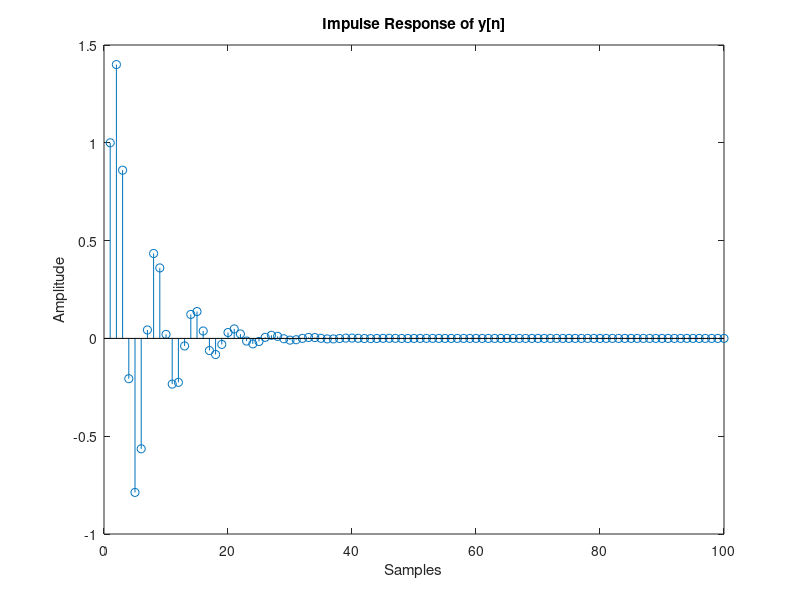
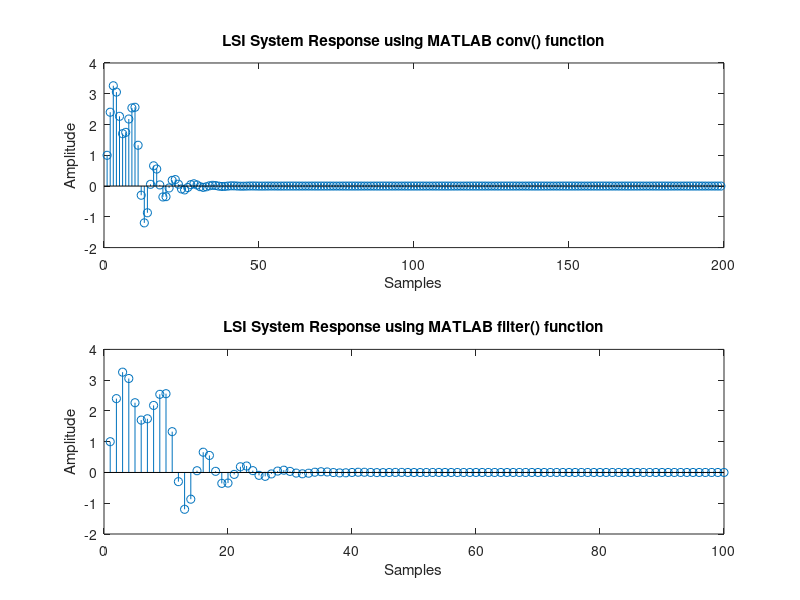
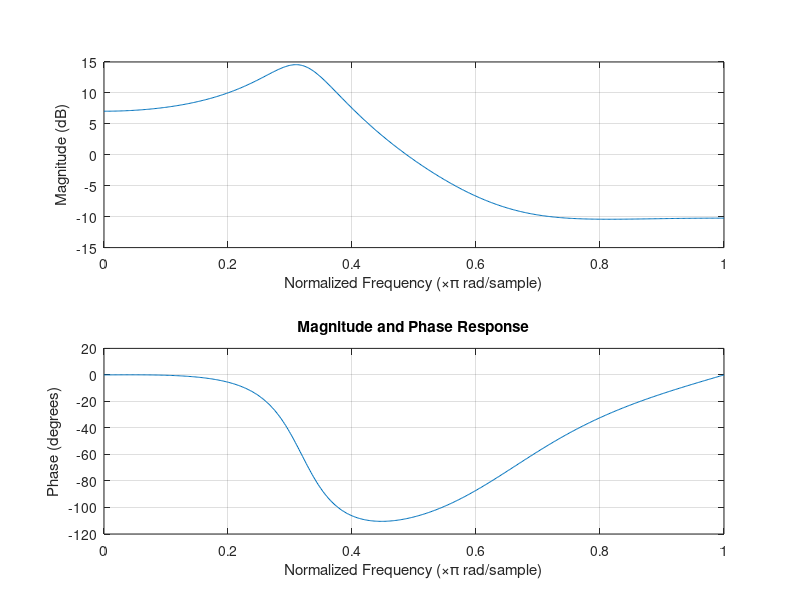
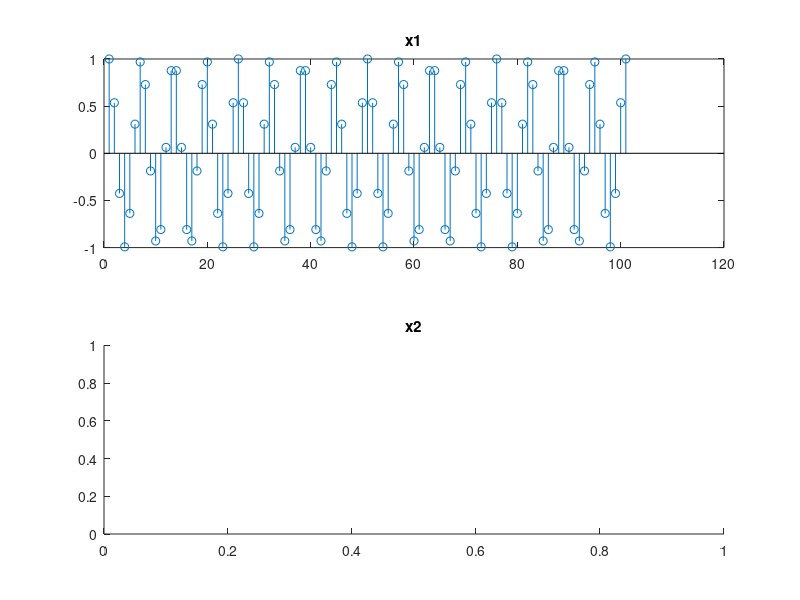

Reproduce these figures in MATLAB, in order.
%% ELEC6410 Project 2
% Answers to Digital Signal Processing Project #2
%% Question 1
% Let $y[n] - 0.9y[n-1] + 0.7y[n-2] = x[n] + 0.5x[n-1] + 0.3x[n-2]$. This
% difference equation can be implemented using the filter command.  Find
% the vectors a and b that represent that difference equation above for the
% filter command.

%%% Solution
% Using the properties of the Z-transform, the difference equation can be
% rearranged to the following:
%
% $$\frac{Y(z)}{X(z)} = \frac{1 + 0.5z^{-1} + 0.3z^{-2}}{1 - 0.9z^{-1} +
% 0.7z^{-2}}$$
%
% Yielding the following two vectors, with vector "a" representing the y coefficients,
% and vector "b" representing the x coefficiencts:
a = [1 -0.9, 0.7];
b = [1, 0.5, 0.3];

%% Question 2
% Calculate $h[n]$ analytically for the difference equation above.  Your
% answer should be a functional expression.  Hint: You may find the
% residuez function useful.  Note that the initial expression may come out
% with complex components.  However, it is possible to simplify it into an
% expression that is real.

%%% Solution

%% Question 3
% Create an impulse (not a pulse!) of length 100.  Recall that systems
% described by linear constant-coefficient difference equations are LSI
% systems (assuming initial rest conditions).  Characterize the LSI system
% above by finding the first 100 points of the impulse response using
% filter, and plot the result with stem.

%%% Solution
% The system was characterized using the filter function to generate an
% impulse response for the system.  The impulse response is plotted in
% Figure 1.
figure(1);
impulse = [1, zeros(1,99)];

impulseResponse = filter(b,a,impulse);

stem(impulseResponse);
title('Impulse Response of y[n]');
xlabel('Samples');ylabel('Amplitude');

%% Question 4
% Examine two ways of implementing an LSI system:
% 
% # Create a pulse of width 10 and zeropadded to a total length of 100.
% # Find the response of the system to this input pulse using conv by
% convolving with the impulse response.
% # Find the response of the system to this input pulse using filter by
% filtering with the difference equation.
% # Explain any differences you observe between these two results.

%%% Solution
% The system's response to a pulse of width 10 was generated using the 
% impulse reponse of the system, characterized in the previous question.
% 
% The filter command was then used to generate a similar response to the
% pulse of width 10.
%
% Both responses are included in Figure 2.  The convolution response ends
% up containing a higher number of samples due to the nature of the
% operating.  Convolving the two samples together, each of length 100, will
% yield a sample with length 199.  The 100 points that the filter response
% generated are identical to the first 100 points of the convolution
% function, just truncated at the 101st sample.
pulse = [ones(1,10),zeros(1,90)];
convolutionResults = conv(pulse,impulseResponse);
filterResults = filter(b,a,pulse);

figure(2);
subplot(2,1,1);
stem(convolutionResults);
title('LSI System Response using MATLAB conv() function');
xlabel('Samples');ylabel('Amplitude');
subplot(2,1,2);
stem(filterResults);
title('LSI System Response using MATLAB filter() function');
xlabel('Samples');ylabel('Amplitude');

%% Question 5
% Examine the frequency response:
%
% # Find an expression for the frequency response of the system described
% by the difference equation given.
% # Use the command freqz to plot the magnitude and phase response of the
% system.
% # Is this system more of a highpass, a lowpass, or a bandpass filter?
% Explain your answer.

figure(3);
freqz(b,a);
title('Magnitude and Phase Response');

%% Question 6
% Examine the reponse to two sine waves:
%
% # Create two signals $x_{1}[n] = \cos(0.32\pi n)$ and $x_{2}[n] =
% \cos(0.8 \pi n)$, both of length 100.
% # Filter each signal separately with the filter defined in Step 1, and
% plot them.
% # Explain the outputs you observe in terms of the frequency magnitude
% response of the system.
% # Now add the two signals together and filter the sum of the two.
% Explain the output in light of your previous observations.

x1 = cos(0.32*pi*(0:1:100));
x2 = cos(0.80*pi*(0:1:100));

figure(4);
subplot(2,1,1);
stem(x1);
title('x1');
subplot(2,1,2);
title('x2');

figure(5);
subplot(2,1,1);
stem(filter(b,a,x1));
title('Filter Response to x1');
xlabel('Samples');ylabel('Amplitude');
subplot(2,1,2);
stem(filter(b,a,x2));
title('Filter Response to x2');
xlabel('Samples');ylabel('Amplitude');

figure(6);
stem(filter(b,a,x1+x2));
title('Filter Reponse to Combined x1 and x2');
xlabel('Samples');ylabel('Amplitude');